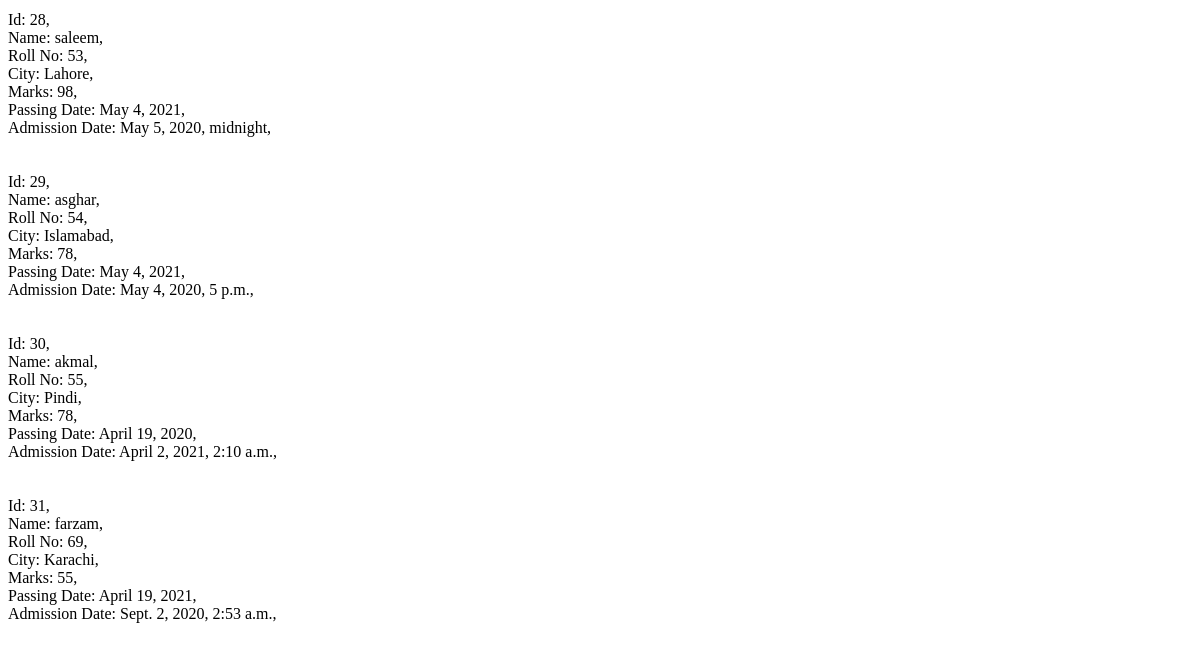
Before: / (lower part) with the older database file.
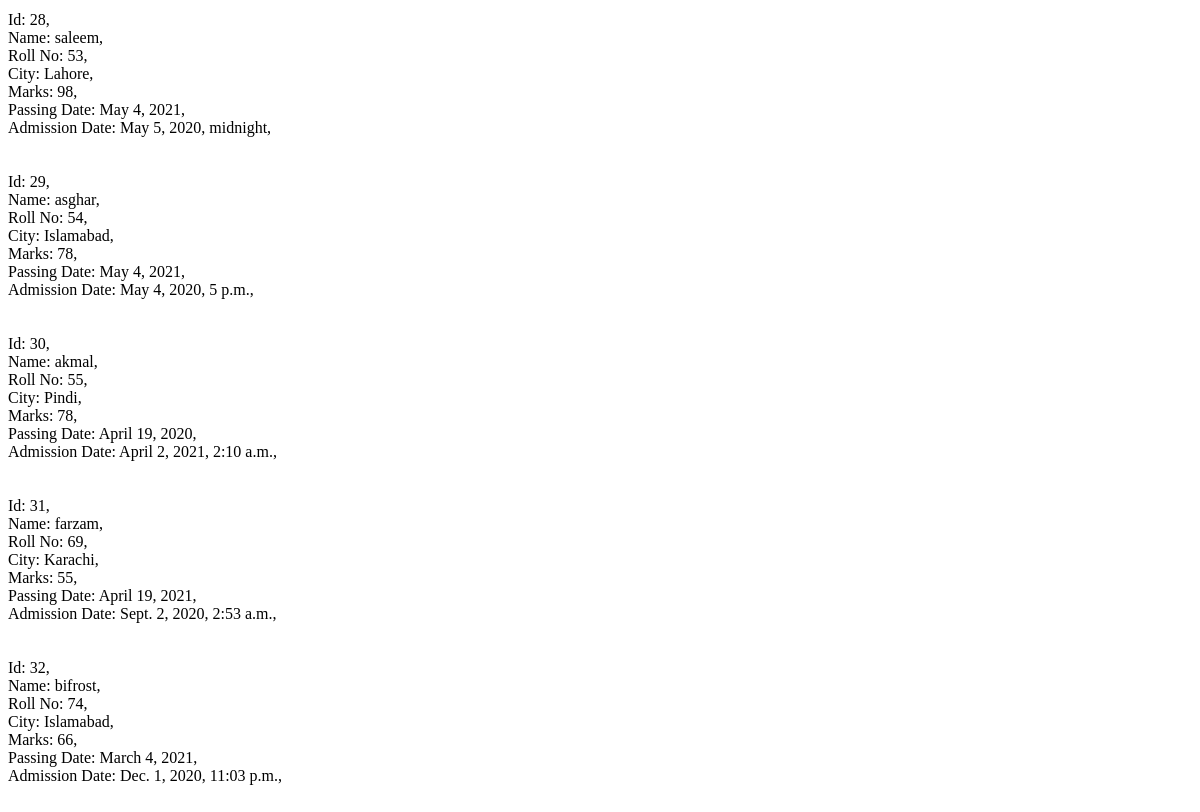
After: the same page with the newer database file.
### staff/models.py (models this page shows)
class Student(models.Model):
    name = models.CharField(max_length=100)
    rollNo = models.IntegerField(unique=True, null=False)
    city = models.CharField(max_length=100)
    marks = models.IntegerField()
    passing_date = models.DateField()
    admission_date = models.DateTimeField()

### staff/views.py (the view)
# urls.py: 2. Add a URL to urlpatterns:  path('', views.home, name='home')
def home(request):
        data = Student.objects.filter(name__contains='EE')
        data = Student.objects.filter(id__in = [27, 28, 30, 29])
        data = Student.objects.filter(marks__in = [78, 98])
        data = Student.objects.filter(marks__gt = 80)
        data = Student.objects.filter(marks__lt = 80)
        data = Student.objects.filter(marks__gte = 70)
        data = Student.objects.filter(marks__lte = 80)
        data = Student.objects.filter(name__istartswith='a')
        data = Student.objects.filter(name__endswith='a')
        data = Student.objects.filter(passing_date__range=('2021-05-01','2021-05-10'))
        data = Student.objects.filter(admission_date__date=date(2020,5,4))
        data = Student.objects.filter(admission_date__date__gt=date(2020,5,4))
        data = Student.objects.filter(passing_date__year=2020)
        data = Student.objects.filter(passing_date__year__gt=2020)
        data = Student.objects.filter(passing_date__year__lt=2021)
        data = Student.objects.filter(passing_date__month__lt=5)
        data = Student.objects.filter(passing_date__day=15)
        data = Student.objects.filter(passing_date__week_day=7)
        data = Student.objects.filter(passing_date__quarter=2)
        data = Student.objects.filter(admission_date__time__gt=time(6,00))
        data = Student.objects.filter(admission_date__hour__gt=19)
        data = Student.objects.filter(admission_date__minute__gt=19)
        data = Student.objects.filter(admission_date__second__gt=19)
        data = Student.objects.filter(rollNo__isnull=False)
        average = Student.objects.all()
        print(data)
        print("query=",average.query)
        return render(request, 'staff/home.html', {'students':data})

### staff/templates/staff/home.html (shortened to what this page needs)
<!DOCTYPE html>
<html lang="en">
<head>
</head>
<body>
        {% for student in students %}
            Id: {{student.id}},<br>
            Name: {{student.name}},<br>
            Roll No: {{student.rollNo}},<br>
            City: {{student.city}},<br>
            Marks: {{student.marks}},<br>
            Passing Date: {{student.passing_date}},<br>
            Admission Date: {{student.admission_date}},<br>
            <br><br>
        {% endfor %}
</body>
</html>

Changed rows visible on the page:
added Student: id "32", name "bifrost", rollNo "74", city "Islamabad", marks "66", passing_date "March 4, 2021", admission_date "Dec. 1, 2020, 11:03 p.m."
